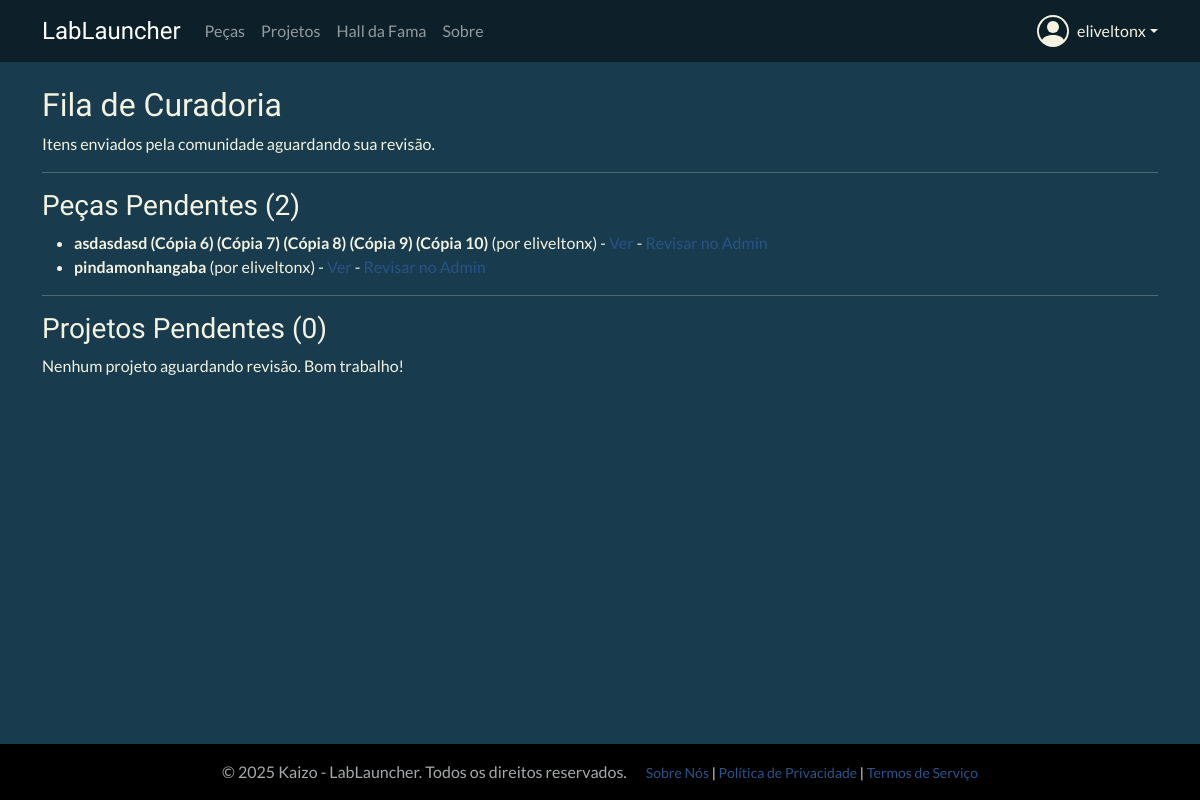
The app's page /curation/ (signed in), older data.
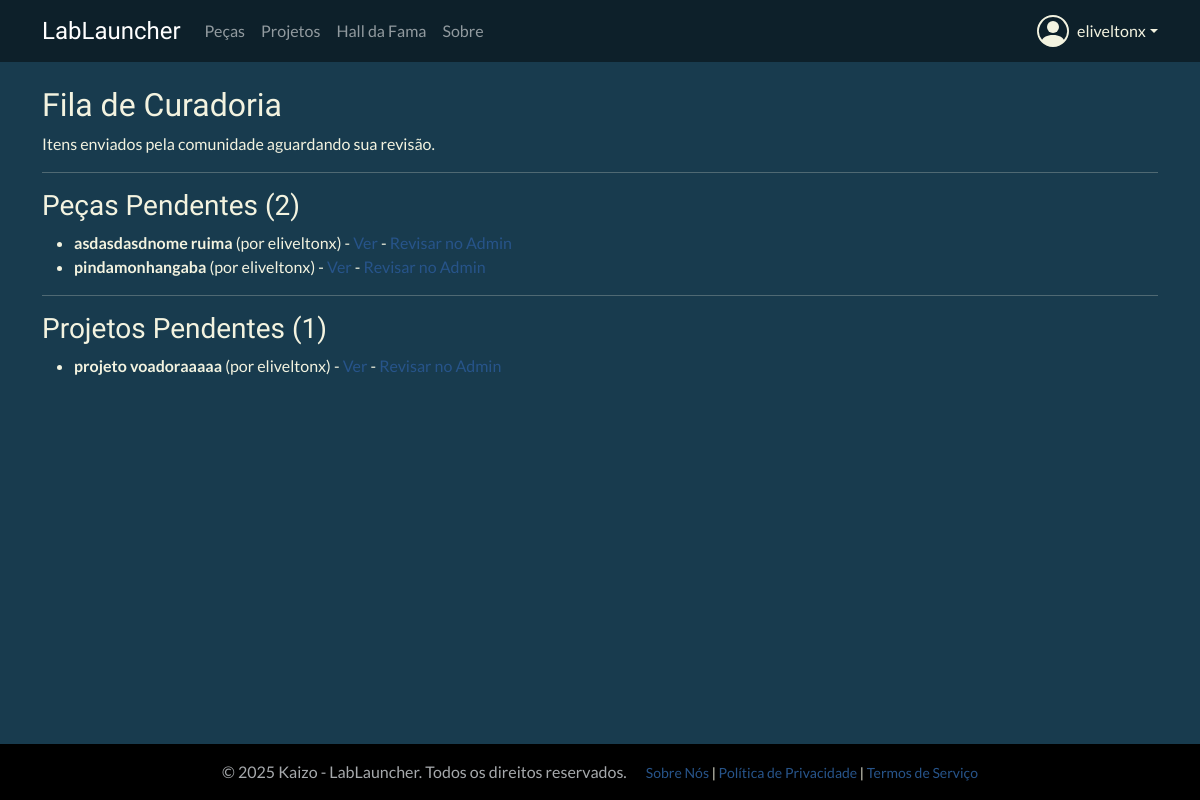
The same page, newer data.
### catalog/models.py (models this page shows, shortened)
class Part(models.Model):
    STATUS_CHOICES = (('in_review', 'Em Revisão'), ('approved', 'Aprovado'), ('rejected', 'Rejeitado'))
    thumbnail = models.ImageField(
        upload_to='part_thumbnails/', # Pasta dentro de 'media' onde as imagens serão salvas
        storage=storage_para_usar,
        verbose_name='Thumbnail',
        null=True, # O campo é opcional
        blank=True # O campo pode ser deixado em branco no formulário
    )
    is_hall_of_fame = models.BooleanField(default=False, verbose_name="Destaque (Hall da Fama)")
    name = models.CharField(max_length=200, verbose_name='Nome da Peça')
    description = models.TextField(verbose_name='Descrição')
    category = models.ForeignKey(Category, on_delete=models.SET_NULL, null=True, verbose_name='Categoria')
    author = models.ForeignKey(settings.AUTH_USER_MODEL, on_delete=models.SET_NULL, null=True, verbose_name='Autor')
    stl_file = models.FileField(upload_to='parts_stl/', storage=storage_para_usar, verbose_name='Arquivo STL')
    status = models.CharField(max_length=10, choices=STATUS_CHOICES, default='in_review', verbose_name='Status')
    created_at = models.DateTimeField(auto_now_add=True, verbose_name='Data de Criação')
    updated_at = models.DateTimeField(auto_now=True, verbose_name='Última Atualização')
    class Meta:
        verbose_name = 'Peça'
        verbose_name_plural = 'Peças'
        ordering = ['-created_at']

class Project(models.Model):
    STATUS_CHOICES = (('in_review', 'Em Revisão'), ('approved', 'Aprovado'), ('rejected', 'Rejeitado'))
    thumbnail = models.ImageField(
        upload_to='part_thumbnails/', # Pasta dentro de 'media' onde as imagens serão salvas
        storage=storage_para_usar,
        verbose_name='Thumbnail',
        null=True, # O campo é opcional
        blank=True # O campo pode ser deixado em branco no formulário
    )
    is_hall_of_fame = models.BooleanField(default=False, verbose_name="Destaque (Hall da Fama)")
    title = models.CharField(max_length=255, verbose_name='Título do Projeto')
    description = RichTextUploadingField(verbose_name='Descrição Detalhada')
    author = models.ForeignKey(settings.AUTH_USER_MODEL, on_delete=models.SET_NULL, null=True, verbose_name='Autor')
    category = models.ForeignKey(Category, on_delete=models.SET_NULL, null=True, verbose_name='Categoria')
    parts_used = models.ManyToManyField(Part, blank=True, verbose_name='Peças Utilizadas')
    status = models.CharField(max_length=10, choices=STATUS_CHOICES, default='in_review', verbose_name='Status')
    created_at = models.DateTimeField(auto_now_add=True, verbose_name='Data de Criação')
    updated_at = models.DateTimeField(auto_now=True, verbose_name='Última Atualização')
    class Meta:
        verbose_name = 'Projeto'
        verbose_name_plural = 'Projetos'
        ordering = ['-created_at']

### users/models.py (models this page shows, shortened)
class CustomUser(AbstractUser):
    profile_picture = models.ImageField(
        upload_to='profile_pics/',
        storage=storage_para_usar,
        null=True,
        blank=True,
        verbose_name='Foto do Perfil'
    )
    is_approved = models.BooleanField(
        default=False,
        verbose_name='Aprovado pela Curadoria',
        help_text='Indica se o usuário foi aprovado para acessar o conteúdo.'
    )
    groups = models.ManyToManyField(
        Group,
        verbose_name='groups',
        blank=True,
        help_text='The groups this user belongs to. A user will get all permissions granted to each of their groups.',
        related_name="customuser_set", # Nome único para o acesso reverso
        related_query_name="user",
    )
    user_permissions = models.ManyToManyField(
        Permission,
        verbose_name='user permissions',
        blank=True,
        help_text='Specific permissions for this user.',
        related_name="customuser_set", # Nome único para o acesso reverso
        related_query_name="user",
    )

### submission/views.py (the view)
# urls.py: path('', curation_queue_view, name='curation-queue'),
@user_passes_test(is_curator) # Protege a view, só permite acesso a curadores
def curation_queue_view(request):
    pending_parts = Part.objects.filter(status='in_review').order_by('created_at')
    pending_projects = Project.objects.filter(status='in_review').order_by('created_at')
    context = {
        'pending_parts': pending_parts,
        'pending_projects': pending_projects,
    }
    return render(request, 'submission/curation_queue.html', context)

### submission/views.py (called while the page is built)
def is_curator(user):
    return user.is_authenticated and user.is_staff

### submission/templates/submission/curation_queue.html (shortened to what this page needs)
{% extends "base.html" %}
{% block content %}
<h2>Fila de Curadoria</h2>
<p>Itens enviados pela comunidade aguardando sua revisão.</p>
<hr>
<h3>Peças Pendentes ({{ pending_parts.count }})</h3>
{% if pending_parts %}
    <ul>
        {% for part in pending_parts %}
        <li>
            <strong>{{ part.name }}</strong> (por {{ part.author.username }})
            - <a href="{% url 'catalog:part-detail' part.pk %}" target="_blank">Ver</a>
            - <a href="{% url 'admin:catalog_part_change' part.pk %}" target="_blank">Revisar no Admin</a>
        </li>
        {% endfor %}
    </ul>
{% else %}
    <p>Nenhuma peça aguardando revisão. Bom trabalho!</p>
{% endif %}
<hr>
<h3>Projetos Pendentes ({{ pending_projects.count }})</h3>
{% if pending_projects %}
    <ul>
        {% for project in pending_projects %}
        <li>
            <strong>{{ project.title }}</strong> (por {{ project.author.username }})
            - <a href="{% url 'catalog:project-detail' project.pk %}" target="_blank">Ver</a>
            - <a href="{% url 'admin:catalog_project_change' project.pk %}" target="_blank">Revisar no Admin</a>
        </li>
        {% endfor %}
    </ul>
{% else %}
    <p>Nenhum projeto aguardando revisão. Bom trabalho!</p>
{% endif %}
{% endblock %}

Row changes from the older to the newer data that the page shows:
changed Part: name "asdasdasd (Cópia 6) (Cópia 7) (Cópia 8) (Cópia 9) (Cópia 10)" → "asdasdasdnome ruima"
added Project: title "projeto voadoraaaaa", author.username "eliveltonx"
Text that changed along with them:
{{ pending_projects.count }}: "0" → "1"
text no longer shown: "Nenhum projeto aguardando revisão. Bom trabalho!"
